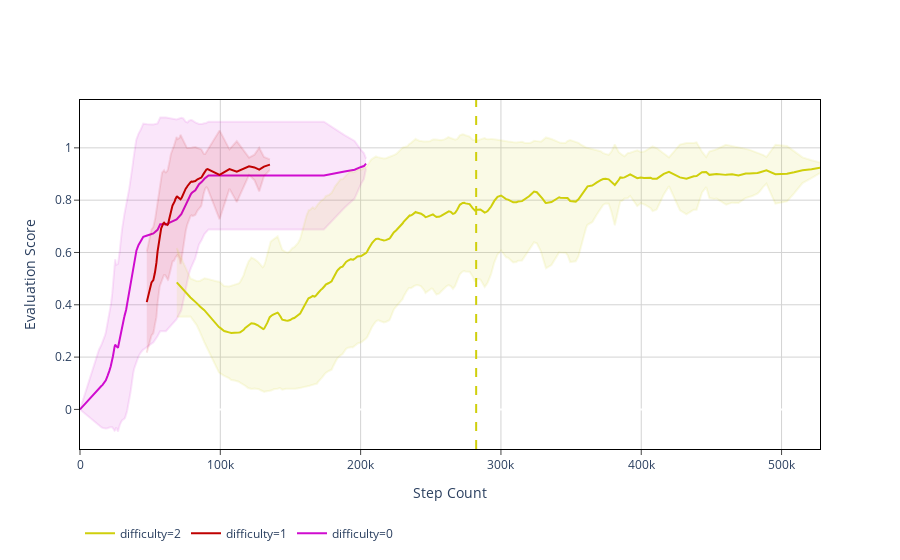
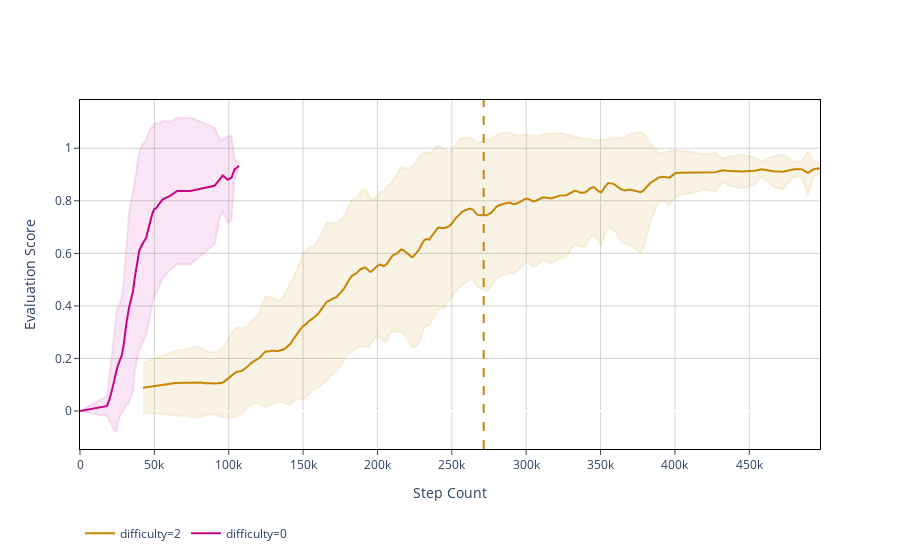

Notebook source saved alongside these figures, in order:
### Code cell
figs = vis.plot_trajectories(
    [stats_curr_full, stats_curr_skip],
    as_separate_figs=True,
    time_domain='steps',
    task_trace_start='mean',
    show_std=True,
    show_stop_time=True,
    show=True,
    save_format='svg',
    save_path='./outputs/plots/doorkey.svg',
)
